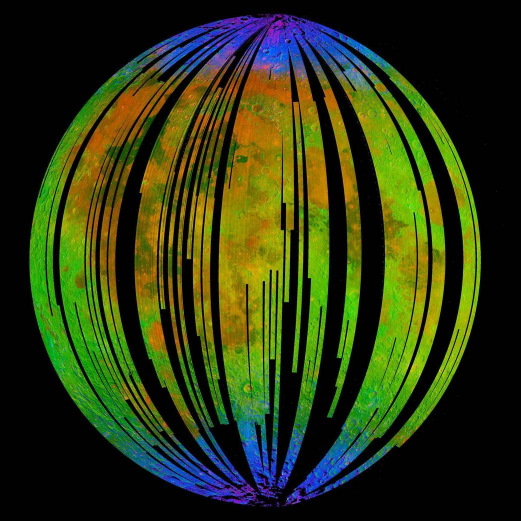
//> input picture Camera/test.jpg, 1041 x 1041 px (shown at 1/2 size)
$ ./characterization ../Camera/test.jpg   (built with g++ and OpenCV 4)
//> lines starting //> are read from the running program, lines starting //| are printed output that depends on the picture
#include <stdio.h>
#include <opencv2/opencv.hpp>
#include <queue>
#include <map>
#include <random>

using namespace cv;
const Point neighbors[8] = {Point(1, 0), Point(1, -1), Point(-1, -1), Point(-1, 0), Point(-1, 1), Point(0, 1),
                            Point(0, -1), Point(1, 1)};

int main(int argc, char **argv) {
    // Get command line arguments
    if (argc < 2) {
        std::cerr << "Usage: " << argv[0] << " image_file" << std::endl;
        return (-1);

    } // fi

    // Review given command line arguments
    std::cout << "-------------------------" << std::endl;
    for (int a = 0; a < argc; a++)
        std::cout << argv[a] << std::endl;
    std::cout << "-------------------------" << std::endl;

    // Read an image
    Mat image;
    image = imread(argv[1], 1);
//> image is the input picture: 1041 rows x 1041 cols, CV_8UC3; mean B, G, R 17.6, 56.7, 45.7
    if (!image.data) {
        std::cerr << "Error: No image data" << std::endl;
        return (-1);

    } // fi
    //Save basename
    std::stringstream ss(argv[1]);
    std::string basename;
    getline(ss, basename, '.');
//> basename = ""
    cvtColor(image, image, COLOR_RGB2GRAY);
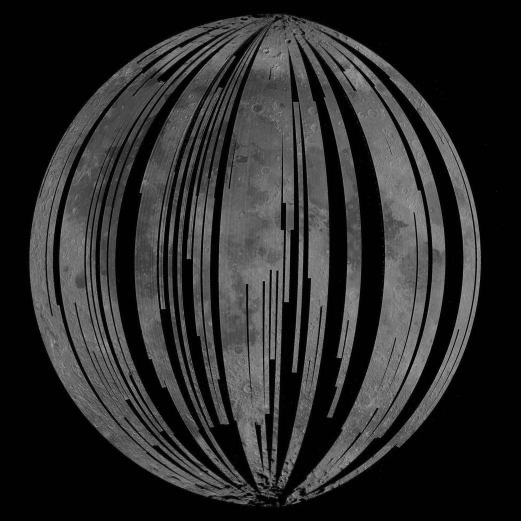
//> image: 1041 rows x 1041 cols, CV_8UC1 (shown at 1/2 size); min 0, max 200, mean 43.7
    Mat labeled = Mat::zeros(image.size(), CV_8UC3);
    std::queue<Point> cola;
    Point aux;
    std::vector<int> regions;
    int contLabels = 1;
    for (int y = 0; y < image.rows; y++) {
        for (int x = 0; x < image.cols; x++) {
            if (image.at<uchar>(y, x) == 255 && labeled.at<uchar>(y, x) == 0) {
                image.at<uchar>(y, x) = contLabels;
                aux = Point(x, y);
                cola.push(aux);
                regions.push_back(1);
                labeled.at<uchar>(y, x) = 1;
                while (!cola.empty()) {
                    aux = cola.front(); // Espera que no estoy escuchando !!!!!
                    cola.pop();
                    for (int i = 0; i < 8; i++) {
                        Point actualPoint = aux + neighbors[i];
                        if (actualPoint.x < 0 || actualPoint.y < 0 || actualPoint.x > image.size().width - 1 ||
                            actualPoint.y > image.size().height - 1) {
                            continue;
                        } else {
                            if (image.at<uchar>(actualPoint) == 255 && labeled.at<uchar>(actualPoint) == 0) {
                                image.at<uchar>(actualPoint) = contLabels;
                                cola.push(actualPoint);
                                regions[regions.size() - 1] += 1;
                                labeled.at<uchar>(actualPoint) = 1;
                            }
                        }
                    }
                }
                contLabels += 1;
            }
        }
    }
//> labeled: 1041 rows x 1041 cols, CV_8UC3; every value is 0
//> after the loop, cola = 0 items; contLabels = 1

//> (the run ends here: the program crashes, at `int max = (*std::max_element(regions.begin(), regions.end()));`)
